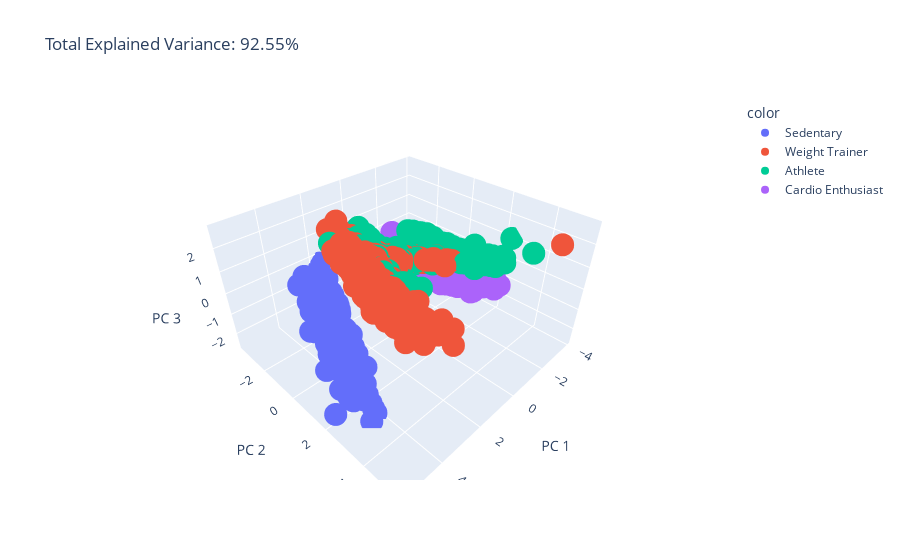

The cell this chart's notebook holds for it:
### Markdown cell above
From the plot above it is clear that the Elbow (Breaking point) is at PC4. Around 90% of the variance in data has been catpures in the first 4 principle components

### Code cell
import plotly.express as px
features = ['resting_heartrate_avg','active_heartrate_avg','bmi_avg','vo2_avg','workout_minutes_avg','steps_avg']
X = ht_grouped[features]

pca = PCA(n_components=3)
components = pca.fit_transform(scale(X))

total_var = pca.explained_variance_ratio_.sum() * 100

labels = {
    str(i): f"PC {i+1} ({var:.1f}%)"
    for i, var in enumerate(pca.explained_variance_ratio_ * 100)
}

fig = px.scatter_3d(
    components, x=0, y=1, z=2, color=ht_grouped['lifestyle'],
    title=f'Total Explained Variance: {total_var:.2f}%',
    labels={'0': 'PC 1', '1': 'PC 2', '2': 'PC 3'}
)
# fig.update_traces(diagonal_visible=False)
fig.show()

### Figure 1 — Plotly figure (JSON) as saved in the notebook; plotly's stock layout.template omitted (floating-point values rounded to 4 significant figures; data arrays with more than 128 entries replaced by an {"elided": "..."} marker saying what was removed)
{"data": [{"hovertemplate": "color=Sedentary<br>PC 1=%{x}<br>PC 2=%{y}<br>PC 3=%{z}<extra></extra>", "legendgroup": "Sedentary", "marker": {"color": "#636efa", "symbol": "circle"}, "mode": "markers", "name": "Sedentary", "scene": "scene", "showlegend": true, "type": "scatter3d", "x": {"elided": "289 float values"}, "y": {"elided": "289 float values"}, "z": {"elided": "289 float values"}}, {"hovertemplate": "color=Weight Trainer<br>PC 1=%{x}<br>PC 2=%{y}<br>PC 3=%{z}<extra></extra>", "legendgroup": "Weight Trainer", "marker": {"color": "#EF553B", "symbol": "circle"}, "mode": "markers", "name": "Weight Trainer", "scene": "scene", "showlegend": true, "type": "scatter3d", "x": {"elided": "701 float values"}, "y": {"elided": "701 float values"}, "z": {"elided": "701 float values"}}, {"hovertemplate": "color=Athlete<br>PC 1=%{x}<br>PC 2=%{y}<br>PC 3=%{z}<extra></extra>", "legendgroup": "Athlete", "marker": {"color": "#00cc96", "symbol": "circle"}, "mode": "markers", "name": "Athlete", "scene": "scene", "showlegend": true, "type": "scatter3d", "x": {"elided": "787 float values"}, "y": {"elided": "787 float values"}, "z": {"elided": "787 float values"}}, {"hovertemplate": "color=Cardio Enthusiast<br>PC 1=%{x}<br>PC 2=%{y}<br>PC 3=%{z}<extra></extra>", "legendgroup": "Cardio Enthusiast", "marker": {"color": "#ab63fa", "symbol": "circle"}, "mode": "markers", "name": "Cardio Enthusiast", "scene": "scene", "showlegend": true, "type": "scatter3d", "x": {"elided": "963 float values"}, "y": {"elided": "963 float values"}, "z": {"elided": "963 float values"}}], "layout": {"legend": {"title": {"text": "color"}, "tracegroupgap": 0}, "scene": {"domain": {"x": [0, 1], "y": [0, 1]}, "xaxis": {"title": {"text": "PC 1"}}, "yaxis": {"title": {"text": "PC 2"}}, "zaxis": {"title": {"text": "PC 3"}}}, "title": {"text": "Total Explained Variance: 92.55%"}}}
